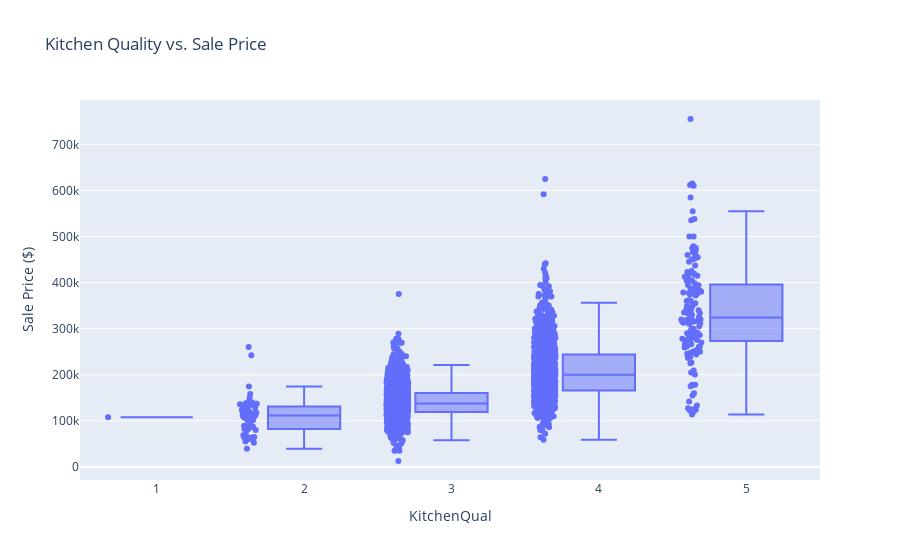

Write notebook code for a chart like this one.
### Code cell
fig = px.box(housing, x='KitchenQual', y='SalePrice', points="all",
             title='Kitchen Quality vs. Sale Price',
             labels={'ExterQual': 'External Quality', 'SalePrice': 'Sale Price ($)'})

fig.show()

### Figure 1 — Plotly figure (JSON) as saved in the notebook; plotly's stock layout.template omitted (floating-point values rounded to 4 significant figures; data arrays with more than 128 entries replaced by an {"elided": "..."} marker saying what was removed)
{"data": [{"alignmentgroup": "True", "boxpoints": "all", "hovertemplate": "KitchenQual=%{x}<br>Sale Price ($)=%{y}<extra></extra>", "legendgroup": "", "marker": {"color": "#636efa"}, "name": "", "notched": false, "offsetgroup": "", "orientation": "v", "showlegend": false, "type": "box", "x": {"elided": "2578 int values"}, "x0": " ", "xaxis": "x", "y": {"elided": "2578 int values"}, "y0": " ", "yaxis": "y"}], "layout": {"boxmode": "group", "legend": {"tracegroupgap": 0}, "title": {"text": "Kitchen Quality vs. Sale Price"}, "xaxis": {"anchor": "y", "domain": [0, 1], "title": {"text": "KitchenQual"}}, "yaxis": {"anchor": "x", "domain": [0, 1], "title": {"text": "Sale Price ($)"}}}}
